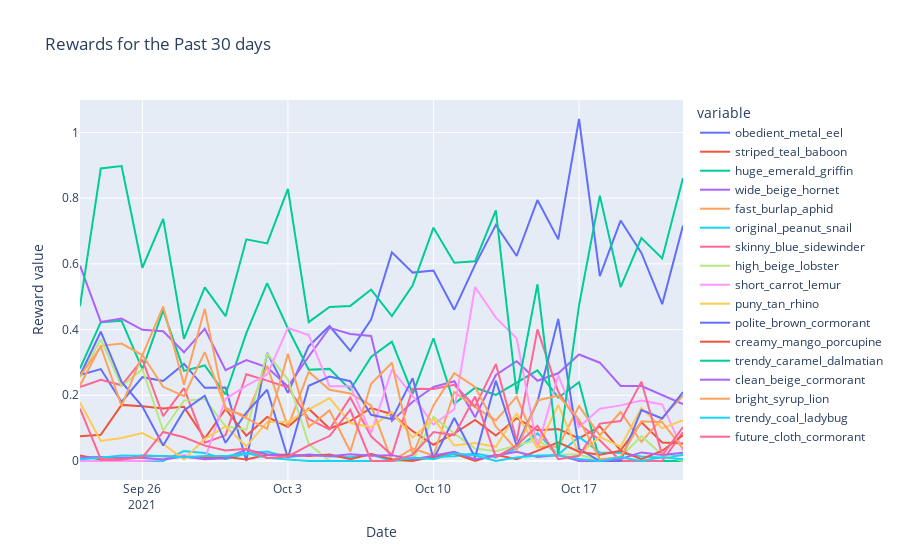

Notebook source saved alongside this figure:
### Code cell
fig = px.line(df, x="Date", y=df.columns[1:],  labels={
                     "index": "Date",
                     "value": "Reward value",
                 }, title='Rewards for the Past 30 days')
fig.show()
